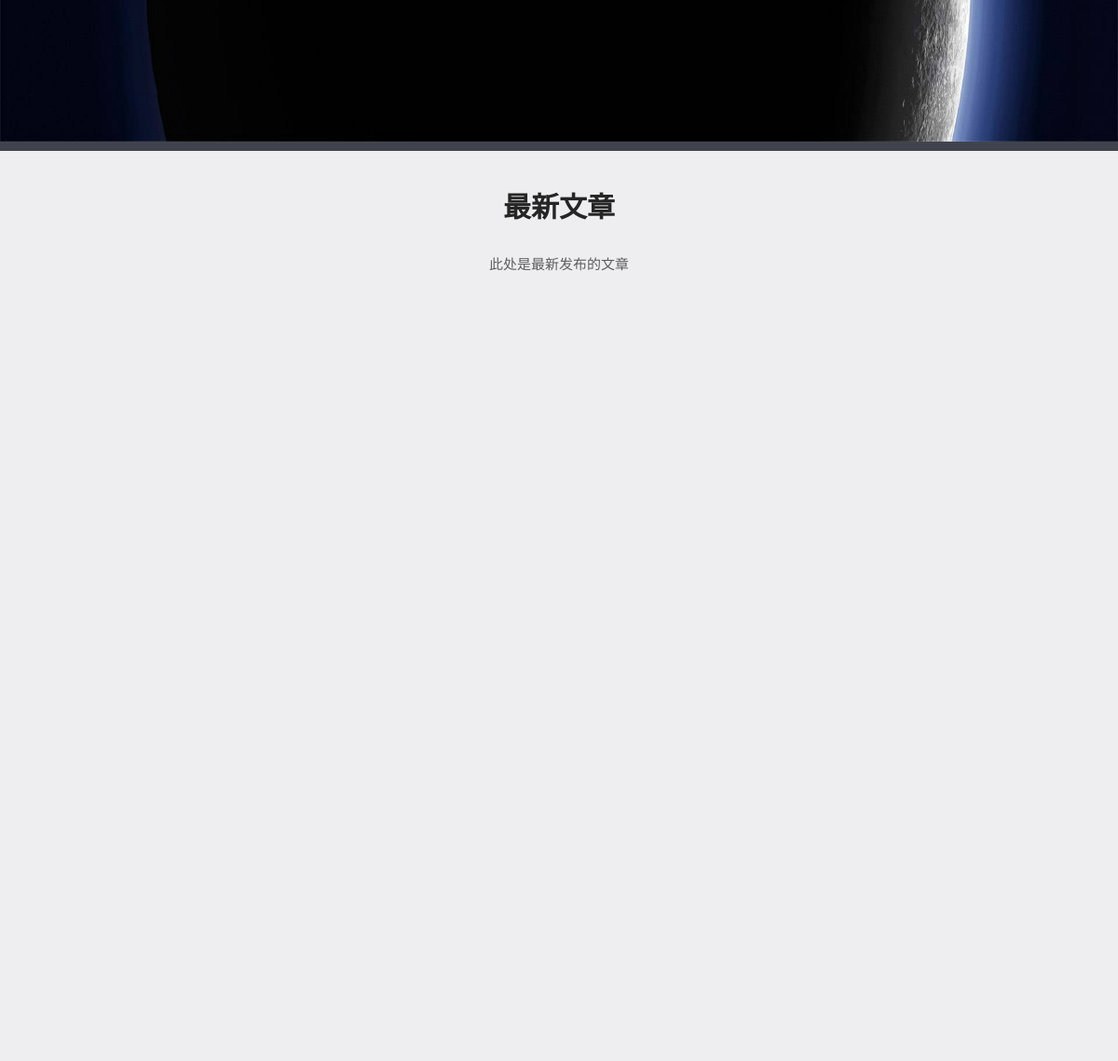
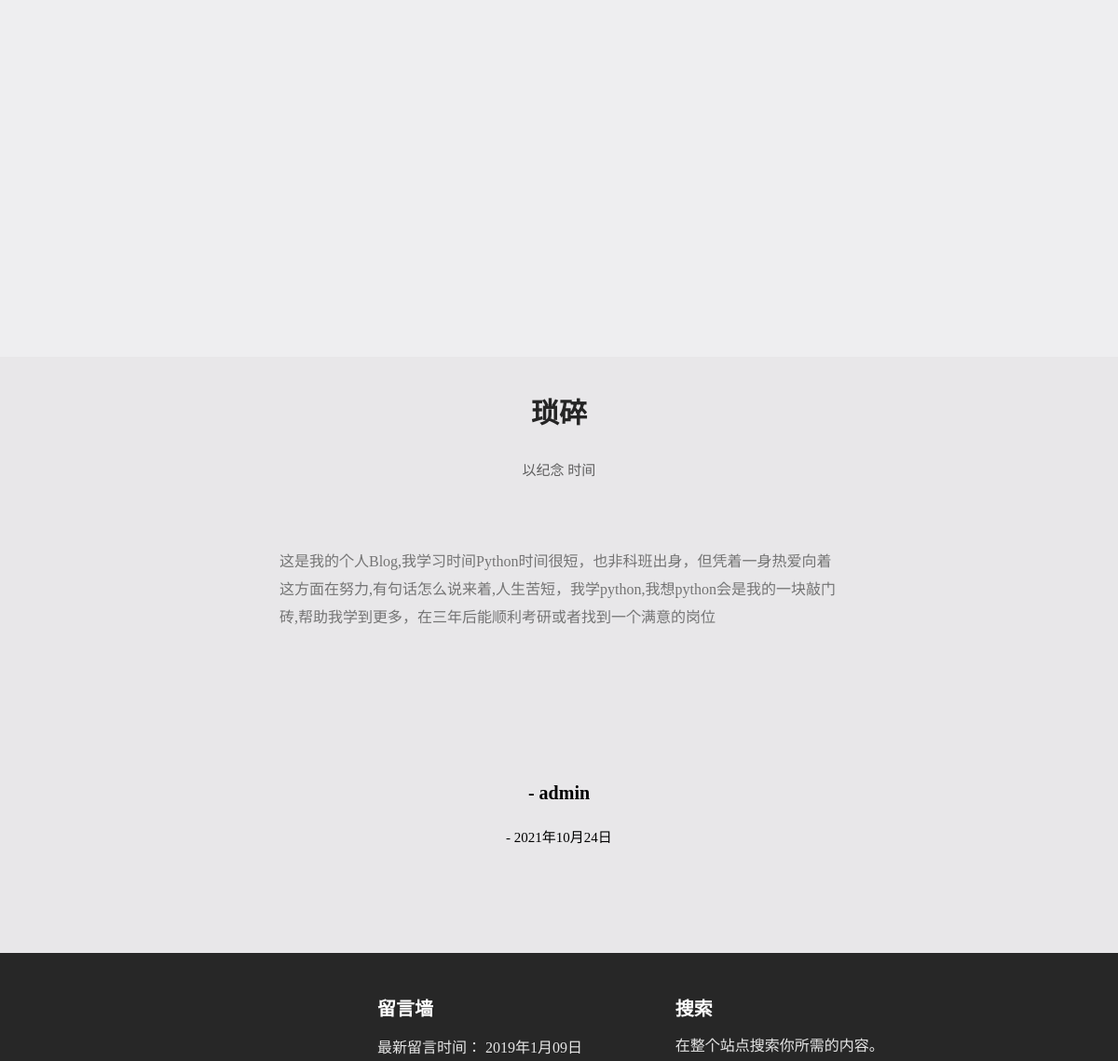
The app's page / (middle part), older data (2 pictures, top to bottom).
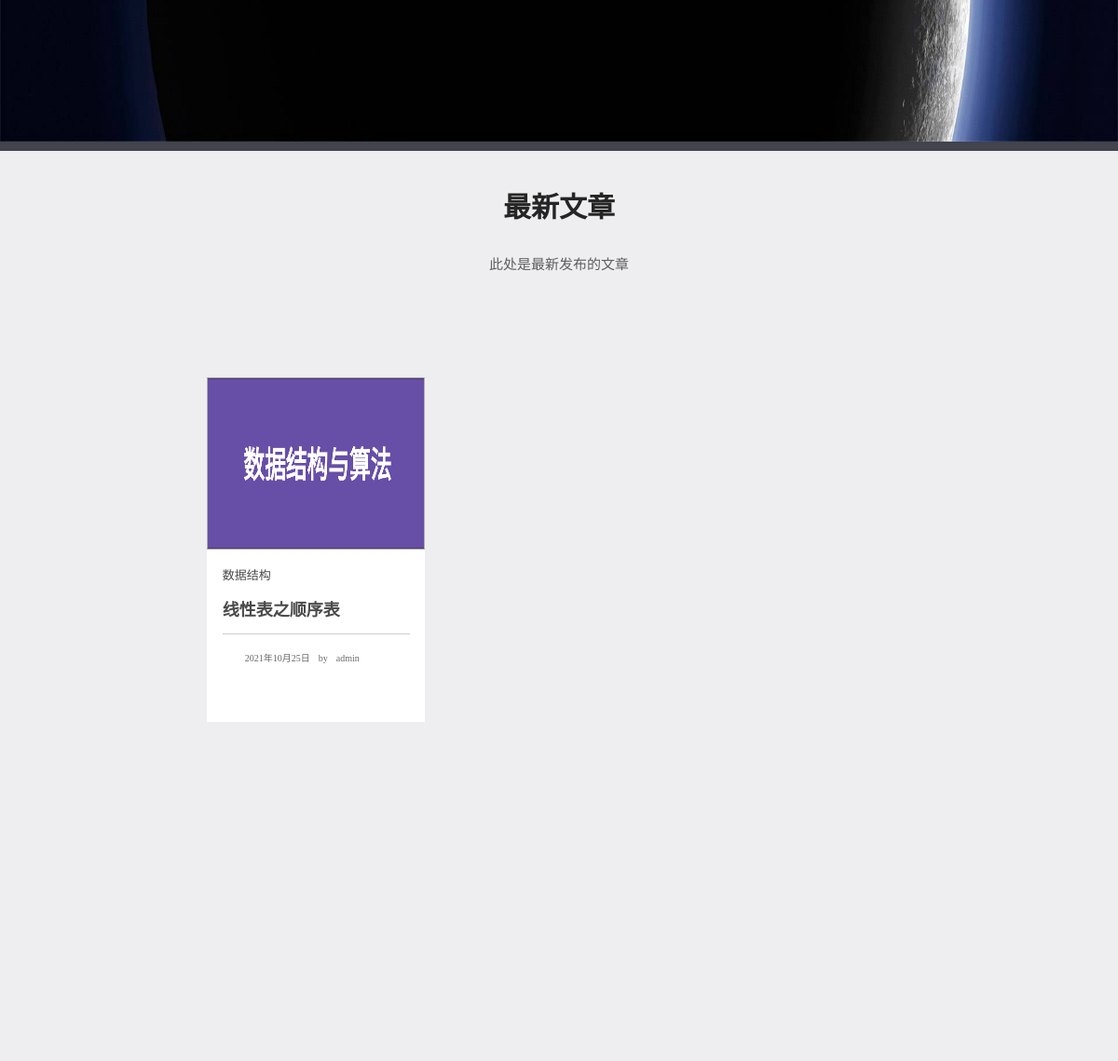
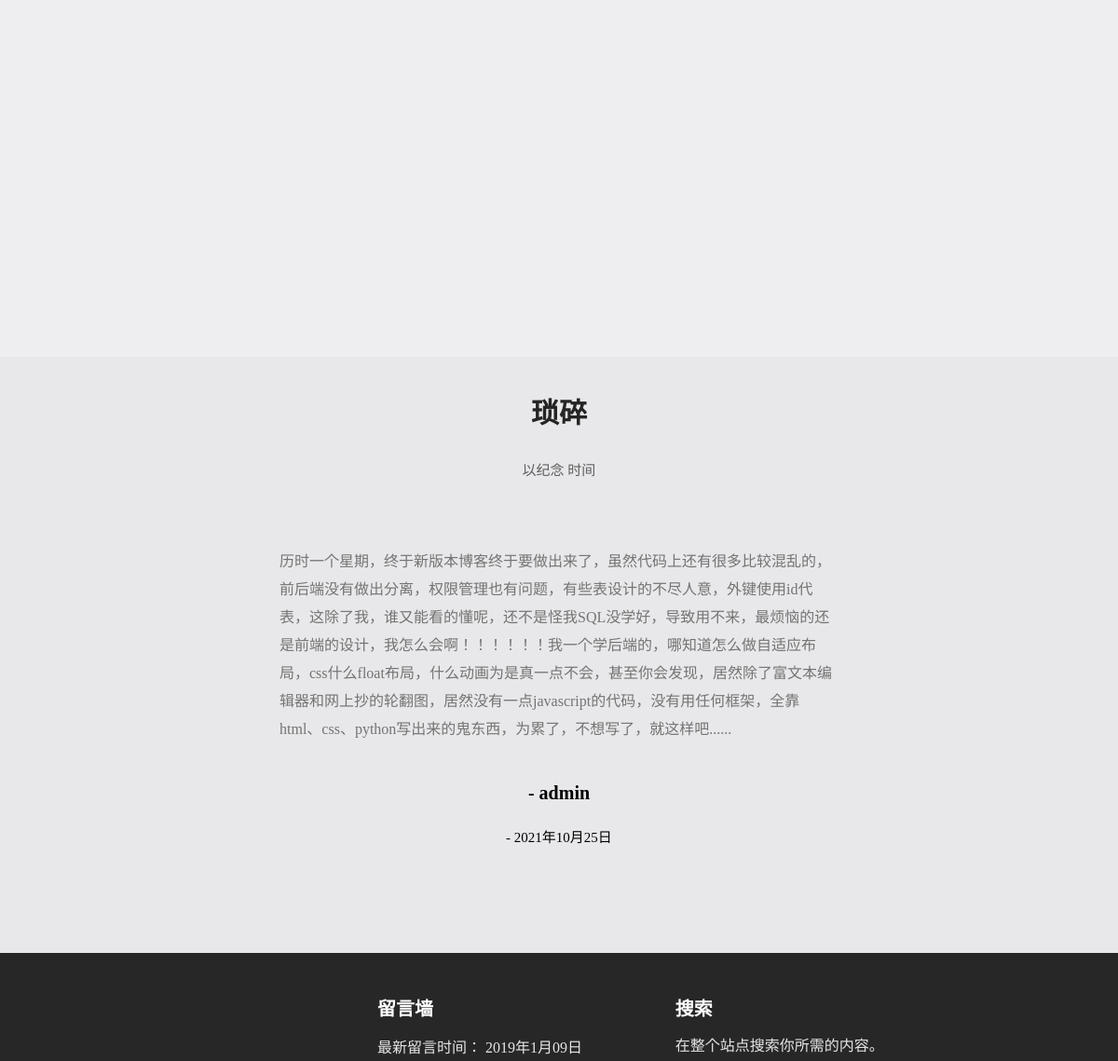
The same page, newer data (2 pictures, top to bottom).
### blog/models.py (models this page shows)
class TimeMess(models.Model):
    id = models.AutoField(primary_key=True)
    body = models.CharField(max_length=255, verbose_name='body')
    writer = models.CharField(max_length=255, verbose_name='writer')
    time = models.DateField(verbose_name='time', auto_now=True)

class Article(models.Model):
    id = models.AutoField(primary_key=True)
    writer = models.CharField(max_length=255, verbose_name='writer')
    time = models.DateField(verbose_name='time', auto_now=True)
    title = models.CharField(max_length=255, verbose_name='title')
    ftitle = models.CharField(max_length=255, verbose_name='ftitle', default='null')
    body = models.CharField(max_length=60000, verbose_name='body')
    parent = models.IntegerField(max_length=200, verbose_name='parent', default=0)
    section = models.IntegerField(max_length=200, verbose_name='section', default=0)
    image = models.ImageField('照片', upload_to='uploadimg/', blank=True, null=True)

class Section(models.Model):
    id = models.AutoField(primary_key=True)
    name = models.CharField(max_length=20, verbose_name='name', unique=True)
    TreeSum = models.IntegerField(max_length=200, verbose_name='TreeSum', default=0)
    describe = models.CharField(max_length=50, verbose_name='describe', null=True)
    image = models.ImageField('照片', upload_to='uploadimg/', blank=True, null=True)
    parent = models.IntegerField(max_length=200, verbose_name='parent', default=0)

### blog/views.py (the view)
# urls.py: 2. Add a URL to urlpatterns:  path('', views.home, name='home')
def home(request):
    dic = {'title': '首页', 'page': 'home', 'navs': models.Section.objects.all(),
           'articles': models.Article.objects.all().order_by('-id')[:9], 'timemess': models.TimeMess.objects.last(),
           'mess': models.Remark.objects.all().order_by('-id')[:5], 'messlast': models.Remark.objects.last()}
    getsetting(dic)
    if request.user.is_authenticated:
        dic['login'] = True
    else:
        dic['login'] = False
    return render(request, 'blog/home.html', dic)

### blog/views.py (called while the page is built)
def getsetting(dic):
    f = open('static/setting/setting.json', 'r')
    data = f.read()
    data = json.loads(data)
    dic.update(data)
    f.close()

### templates/blog/home.html
{% extends 'blog/base.html' %}
{% block content %}
    <div class="enterBlog">
        <div class="enterBlogbox">
            <p class="enterBlogfont"><b>书犹药也 善读之可以医愚</b></p>
            <div class="enterBlogbox2"><a href="/navs/?name=17&page=1" class="navfont">进入博客</a></div>
        </div>
    </div>
    <div class="newArticle">
        <div class="articleBox">
            <p style="font-size: 30px;text-align: center;color: rgb(37, 37, 37);"><b>最新文章</b></p>
            <p style="font-size: 15px;text-align: center;color: rgb(94, 94, 94);margin-top: 30px;margin-bottom: 100px;">此处是最新发布的文章</p>
            <div class="articles">
                {% for article in articles %}
                <div class="article">
                    <a href="/article/?id={{article.id}}">
                        <div class="articleimg">
                            <img src="/static/{{article.image}}" alt="" style="width: 100%;height: 100%;">
                        </div>
                        <div class="articlefont">
                            <p style="color: rgb(75, 75, 75);font-size: 13px;">
                                {% for nav in navs %}
                                {% if article.section == nav.id %}
                                {{nav.name}}
                                {% endif %}
                                {% endfor %}
                            </p>
                            <p style="color: rgb(75, 75, 75);font-size: 18px;margin-top:7%;margin-bottom: 7%;white-space:nowrap;text-overflow:ellipsis;overflow:hidden;"><b>{{article.title}}</b></p>
                            <div class="articleline"></div>
                            <div class="articletime">
                                <embed src="/static/svg/clock.svg" width="15" height="15" type="image/svg+xml" />
                                <h style="font-size: 10px;color: rgb(105, 105, 105);margin-left: 5px;">{{article.time}}</h>
                                <h style="font-size: 10px;color: rgb(105, 105, 105);margin-left: 5px;">by</h>
                                <h style="font-size: 10px;color: rgb(105, 105, 105);margin-left: 5px;">{{article.writer}}</h>
                            </div>
                        </div>
                    </a>
                </div>
                {% endfor %}
            </div>
        </div>
    </div>
    <div class="timeMessage">
        <div class="timebox">
            <p style="font-size: 30px;text-align: center;color: rgb(37, 37, 37);"><b>{{TIME_BOX_NAME}}</b></p>
            <p style="font-size: 15px;text-align: center;color: rgb(94, 94, 94);margin-top: 30px;">{{TIME_BOX_DESC}}</p>
            <div class="timemess">
                <embed src="/static/svg/yh.svg" width="50" height="50" type="image/svg+xml" />
                <p style="color: rgb(116, 116, 116);font-size: 16px;line-height:30px;">{{timemess.body}}</p>
            </div>
            <p style="text-align: center;font-size: 20px;"><b>- {{timemess.writer}}</b></p>
            <p style="text-align: center;font-size: 15px;margin-top: 2%;">- {{timemess.time}}</p>
        </div>
    </div>
{% endblock %}

Row changes from the older to the newer data that the page shows:
no longer on this page (row unchanged): TimeMess: body "这是我的个人Blog,我学习时间Python时间很短，也非科班出身，但凭着一身热爱向着这方面在努力,有句话怎么说来着,人生苦短，我学python,我想python会是我的一块敲门砖,帮助我学到更多，在三年后能顺利考研或者找到一个满意的岗位", writer "admin", time "2021年10月24日"
added Article: image (picture), title "线性表之顺序表", time "2021年10月25日", writer "admin"
now on this page (row unchanged): Section: name "数据结构"
added TimeMess: body "历时一个星期，终于新版本博客终于要做出来了，虽然代码上还有很多比较混乱的，前后端没有做出分离，权限管理也有问题，有些表设计的不尽人意，外键使用id代表，这除了我，谁又能看的懂呢，还不是怪我SQL没学好，导致用不来，最烦恼的还是前端的设计，我怎么会啊！！！！！！我一个学后端的，哪知道怎么做自适应布局，css什么float布局，什么动画为是真一点不会，甚至你会发现，居然除了富文本编辑器和网上抄的轮翻图，居然没有一点javascript的代码，没有用任何框架，全靠html、css、python写出来的鬼东西，为累了，不想写了，就这样吧......", writer "admin", time "2021年10月25日"
